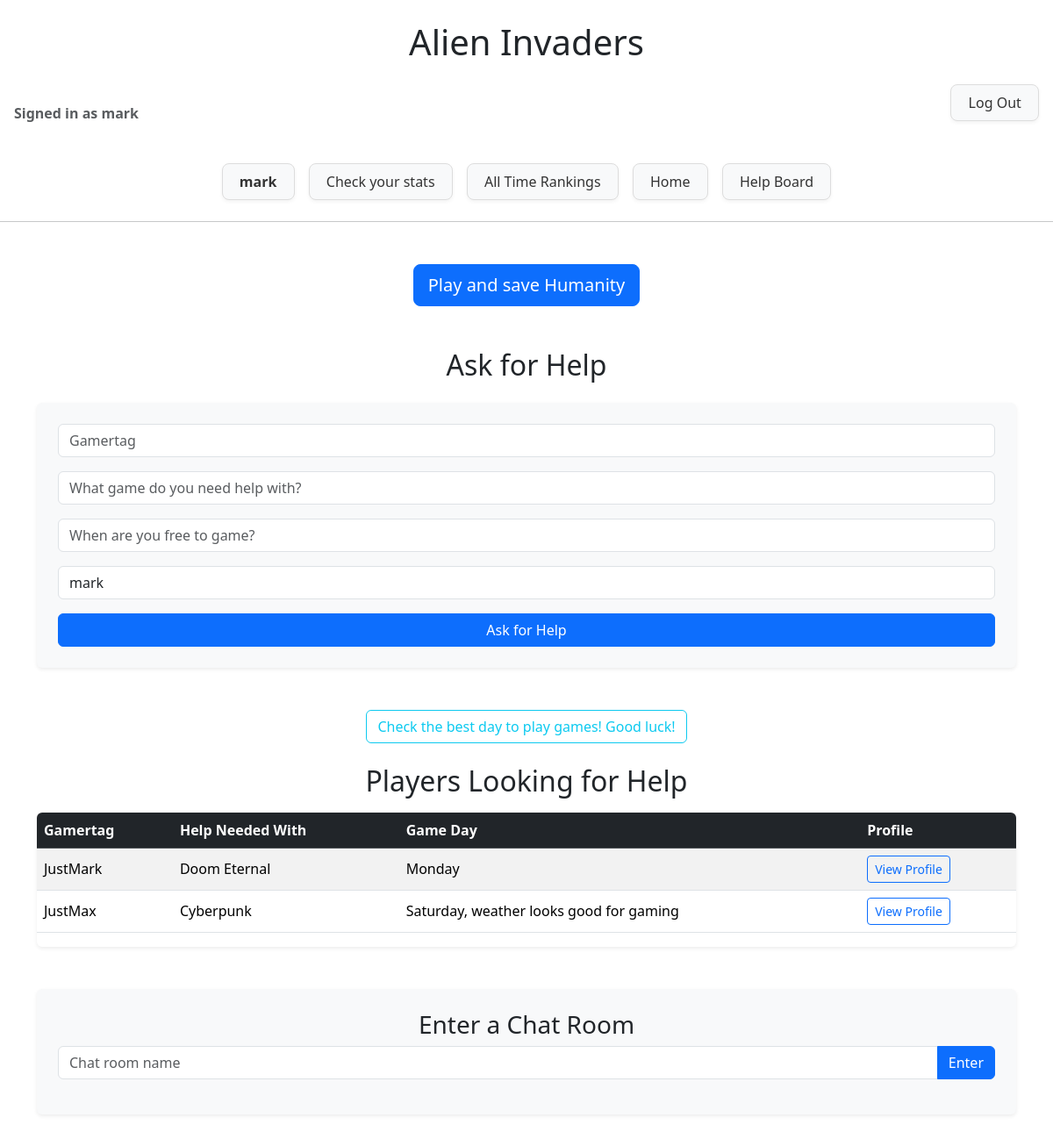
Screenshot of /aliens/help_wanted (signed in) with the database file from the repository.
### aliens/models.py (models this page shows, shortened)
class User(AbstractUser):
    name = models.CharField(max_length=64)
    gamertag = models.CharField(max_length=64)
    country = models.CharField(max_length=64)
    profile_pic = models.ImageField(upload_to='profile_pics/', null=True, blank=True, default='static/aliens/spongebob.jpg')

class HelpWantedTable(models.Model):
    user = models.ForeignKey(User, on_delete=models.CASCADE, related_name='user_help_wanted_table')
    gamertag = models.CharField(max_length=64)
    game = models.CharField(max_length=64)
    game_day = models.CharField(max_length=64, default='Monday')

### aliens/views.py (the view, shortened to what this page needs)
# urls.py: path("help_wanted", views.help_wanted, name="help_wanted"),
def help_wanted(request):
    user = request.user
    user_info = request.user
    help_wanted_entries = HelpWantedTable.objects.all()
    return render(request, "aliens/helpwanted.html", {
        'user_info': user_info,
        'help_table': help_wanted_entries,
    })

### aliens/templates/aliens/helpwanted.html (shortened to what this page needs)
{% extends "aliens/layout.html" %}
{% load static %}
{% block body %}
<div class="container my-5">
    <h2 class="mb-4 text-center">Ask for Help</h2>
    <form action="{% url 'help_wanted' %}" method="post" id="help-table" class="mb-5 p-4 shadow-sm rounded bg-light">
        <div class="mb-3">
            <input class="form-control" type="text" name="table-gamertag" placeholder="Gamertag" value="{{ user_info.gamertag }}" readonly>
        </div>
        <div class="mb-3">
            <input class="form-control" type="text" name="table-help-game" placeholder="What game do you need help with?">
        </div>
        <div class="mb-3">
            <input class="form-control" type="text" name="table-help-game-day" placeholder="When are you free to game?">
        </div>
        <div class="mb-3">
            <input class="form-control" type="text" name="table-profile-link" placeholder="Username" value="{{ user_info.username }}" readonly>
        </div>
        <button type="submit" class="btn btn-primary w-100">Ask for Help</button>
    </form>
    <div class="text-center mb-4">
        <button id="weather-check" class="btn btn-outline-info">
            <div id="weather">Check the best day to play games! Good luck!</div>
        </button>
    </div>
    <h2 class="mb-3 text-center">Players Looking for Help</h2>
    <div class="table-responsive shadow-sm rounded">
        <table class="table table-striped table-hover align-middle">
            <thead class="table-dark">
                <tr>
                    <th scope="col">Gamertag</th>
                    <th scope="col">Help Needed With</th>
                    <th scope="col">Game Day</th>
                    <th scope="col">Profile</th>
                </tr>
            </thead>
            <tbody>
                {% for instance in help_table %}
                    <tr>
                        <td>{{ instance.gamertag }}</td>
                        <td>{{ instance.game }}</td>
                        <td>{{ instance.game_day }}</td>
                        <td>
                            <a href="{% url 'player_profile' instance.user.id %}" class="btn btn-sm btn-outline-primary">
                                View Profile
                            </a>
                        </td>
                    </tr>
                {% endfor %}
            </tbody>
        </table>
    </div>
    <div class="mt-5 p-4 shadow-sm rounded bg-light text-center">
        <h3>Enter a Chat Room</h3>
        <div class="input-group mb-3 justify-content-center">
            <input id="room-name-input" type="text" class="form-control w-50" placeholder="Chat room name" aria-label="Room Name" list="games-list">
            <button id="room-name-submit" class="btn btn-primary">Enter</button>
        </div>
    </div>
</div>
{% endblock %}

### aliens/templates/aliens/layout.html (shortened to what this page needs)
{% load static %}
<!DOCTYPE html>
<html lang="en">
    <head>
        <link rel="stylesheet" href="https://cdn.jsdelivr.net/npm/bootstrap@5.3.8/dist/css/bootstrap.min.css">
        <link href="https://cdn.jsdelivr.net/npm/bootstrap@5.3.8/dist/css/bootstrap.min.css" rel="stylesheet">
        <link href="{% static 'aliens/gamestyle.css' %}" rel="stylesheet">
    </head>
<body>
    <h1 class="text-center my-4">Alien Invaders</h1>
    {% if user.is_authenticated %}
    <div class="d-flex justify-content-between align-items-center mb-4 px-3">
        <p class="mb-0 text-muted"><strong>Signed in as {{ user.username }}</strong></p>
        <ul class="nav">
            <li class="nav-item">
                <a class="nav-link" href="{% url 'logout' %}">Log Out</a>
            </li>
        </ul>
    </div>
    {% endif %}
    {% if user.is_authenticated %}
    <ul class="nav justify-content-center mb-4">
        <li class="nav-item">
            <a class="nav-link" href="{% url 'player_profile' user.id %}"><strong>{{ user.username }}</strong></a>
        </li>
        <li class="nav-item">
            <a class="nav-link" href="{% url 'players_stats' user.id %}">Check your stats</a>
        </li>
        <li class="nav-item">
            <a class="nav-link" href="{% url 'leaderboard' %}">All Time Rankings</a>
        </li>
        <li class="nav-item">
            <a class="nav-link" href="{% url 'index' %}">Home</a>
        </li>
        <li class="nav-item">
            <a class="nav-link" href="{% url 'help_wanted' %}">Help Board</a>
        </li>
    </ul>
    {% endif %}
    <hr>
    <div class="d-flex justify-content-center mt-5">
        <a href="{% url 'game' %}" class="btn btn-primary btn-lg cta-button">Play and save Humanity</a>
    </div>
    {% block body %}
    {% endblock %}
</body>
</html>

### aliens/static/aliens/gamestyle.css (style rules this page uses)
.nav { justify-content: center; gap: 1rem; margin-bottom: 1.5rem; }
.nav-link { display: inline-block; padding: 0.5rem 1.2rem; font-weight: 500; font-size: 1rem; color: #333; background-color: #f8f9fa; border: 1px solid #ddd; border-radius: 0.5rem; text-decoration: none; transition: all 0.3s ease; cursor: pointer; box-shadow: 0 2px 4px rgba(0,0,0,0.05); }
#room-name-input { position: relative; }

### rows the page displays
User: username "mark", table-profile-link "mark"
HelpWantedTable: gamertag "JustMark", game "Doom Eternal", game_day "Monday"
HelpWantedTable: gamertag "JustMax", game "Cyberpunk", game_day "Saturday, weather looks good for gaming"
